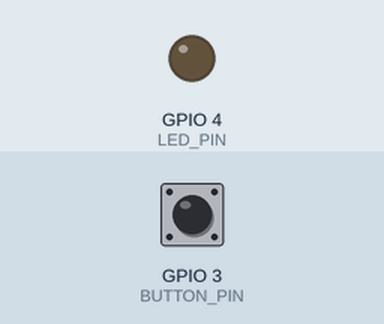
Recording of a sketch running on a simulated ESP32. Parts: output pins drawn as LEDs (lit = HIGH). The test bench sets the inputs (shaded band); at power-on: GPIO 3 (BUTTON_PIN) HIGH. What the sketch prints to the serial monitor is not drawn.

Above: at 3.2 s.
3.3 s: GPIO 3 (BUTTON_PIN) pulled LOW for 0.15 s
At 4.1 s:
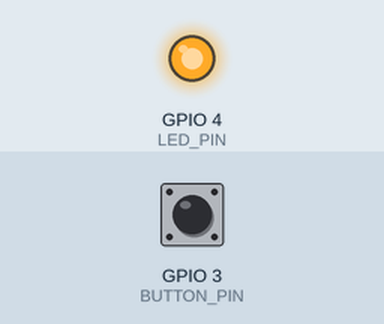
4.9 s: GPIO 3 (BUTTON_PIN) pulled LOW for 1 s
At 5.3 s:
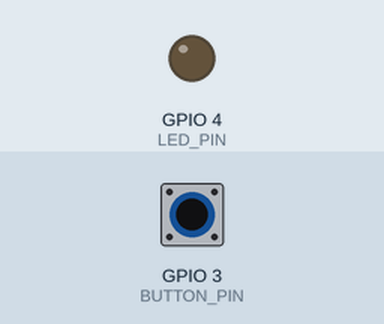
7.4 s: GPIO 3 (BUTTON_PIN) pulled LOW for 3.2 s
At 8.4 s:
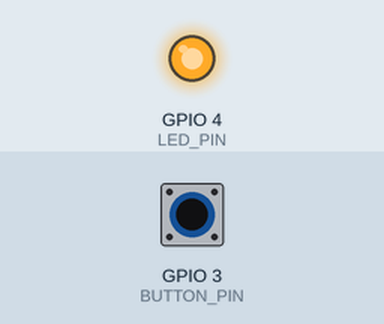
Timing chart, 0 to 10.4 s (numbered marks = the images above; inputs shaded):
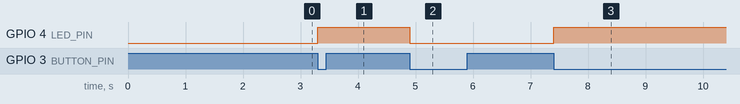

The sketch:

ESP32_ADC_Noise_Reduction.ino
```cpp
#define BUTTON_PIN  3
#define LED_PIN     4
void IRAM_ATTR handleButtonInterrupt() {
  digitalWrite(LED_PIN, !digitalRead(LED_PIN));
}

void setup() {
  Serial.begin(115200);
  delay(2000);
  pinMode(LED_PIN, OUTPUT);
  pinMode(BUTTON_PIN, INPUT_PULLUP);
  attachInterrupt(digitalPinToInterrupt(BUTTON_PIN), handleButtonInterrupt, FALLING);
  Serial.println("System Initialized. Press the button!");
}
void loop() {
  delay(1000);
}
```

Measured:
- after the input at 3.3 s, GPIO 4 (LED_PIN): LOW → HIGH at once
- after the input at 4.9 s, GPIO 4 (LED_PIN): HIGH → LOW at once
- after the input at 7.4 s, GPIO 4 (LED_PIN): LOW → HIGH at once
